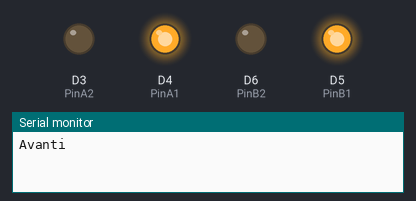
This sketch was run on a simulated ESP8266 (NodeMCU). On the bench: output pins drawn as LEDs (lit = HIGH), the last lines printed to the serial monitor.

Above: at 1.0 s.
At 5.0 s:
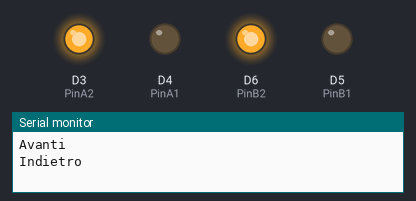
At 9.0 s:
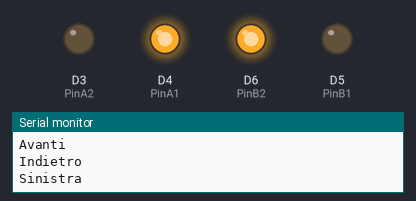
At 13.0 s:
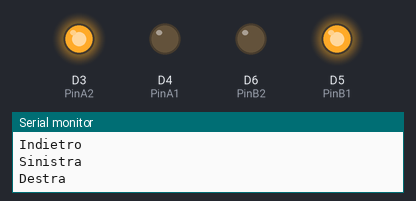
At 15.0 s:
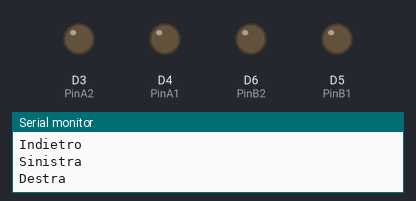
Timing chart, 0 to 20.8 s (numbered marks = the images above):
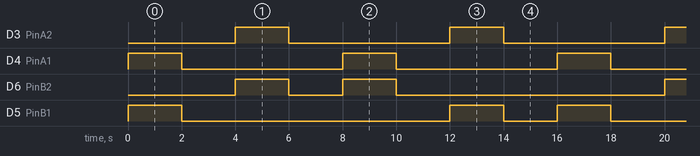

Measured:
- by itself, D3 (PinA2), D4 (PinA1): alternates HIGH for 2.0 s and LOW for 6.0 s
- by itself, D6 (PinB2): repeats every 16.0 s: LOW 2.0 s, HIGH 2.0 s, LOW 10.0 s, HIGH 2.0 s
- by itself, D5 (PinB1): repeats every 16.0 s: LOW 10.0 s, HIGH 2.0 s, LOW 2.0 s, HIGH 2.0 s

The sketch:

motor-2-1632306993.ino
```cpp
const int PinA1 = D4;  // (ШИМ) вывод 5 соединен с выводом А1
const int PinA2 = D3;  // (ШИМ) вывод 6 соединен с выводом А2
const int PinB1 = D5; // (ШИМ) вывод 10 соединен с выводом (pin) B1
const int PinB2 = D6;  //(ШИМ) вывод 11 соединен с выводом (pin)B2
int speed = 1023;  // измените это значение (0-1023),
                  //чтобы управлять скоростью вращения двигателей
void setup() {
  pinMode(PinA1, OUTPUT); // установите контакты на выход
  pinMode(PinA2, OUTPUT);
  pinMode(PinB1, OUTPUT);
  pinMode(PinB2, OUTPUT);
  Serial.begin(9600);
}
void loop() {
  Serial.println("Avanti");
  forward();
  delay(2000);
  STOP();
  Serial.println("Indietro");
  backward();
  delay(2000);
  STOP();
  Serial.println("Sinistra");
  left();
  delay(2000);
  STOP();
  Serial.println("Destra");
  right();
  delay(2000);
  STOP();
}
void backward() // Вперед.
{
  analogWrite(PinA1, 0);
  analogWrite(PinA2, speed);
  analogWrite(PinB1, 0);
  analogWrite(PinB2, speed);
}
void forward() //Назад...
{
  analogWrite(PinA1, speed);
  analogWrite(PinA2, 0);
  analogWrite(PinB1, speed);
  analogWrite(PinB2, 0);
}
void left() // В левую сторону
{
  analogWrite(PinA1, speed);
  analogWrite(PinA2, 0);
  analogWrite(PinB1, 0);
  analogWrite(PinB2, speed);
}
void right() //В правую сторону
{
  analogWrite(PinA1, 0);
  analogWrite(PinA2, speed);
  analogWrite(PinB1, speed);
  analogWrite(PinB2, 0);
}
void STOP() //Стоп
{
  analogWrite(PinA1, 0);
  analogWrite(PinA2, 0);
  analogWrite(PinB1, 0);
  analogWrite(PinB2, 0);
  delay (2000);
}
```
